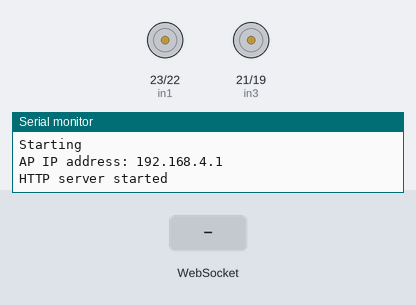
The sketch below on a simulated ESP8266 (NodeMCU). Shown: motor-driver pin pairs drawn as motors (green arrow = first pin HIGH = forward, orange = second pin HIGH = backward, longer = more drive, scaled by the enable pin), the last lines printed to the serial monitor. The test bench sets the inputs (shaded band).

Above: at 1.2 s.
1.3 s: WebSocket text "1" received
At 2.4 s:
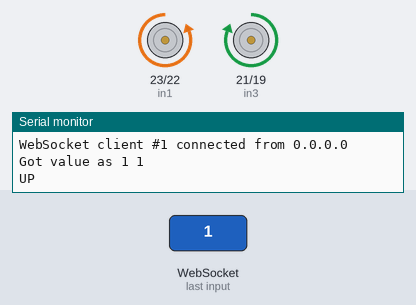
2.8 s: WebSocket text "2" received
At 3.5 s:
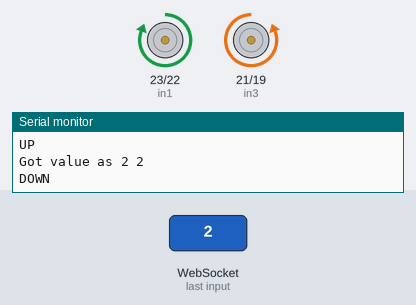
4.3 s: WebSocket text "3" received
At 4.7 s:
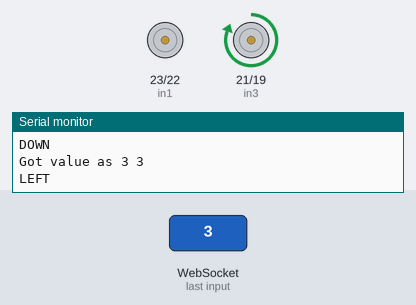
5.8 s: WebSocket text "4" received
At 7.0 s:
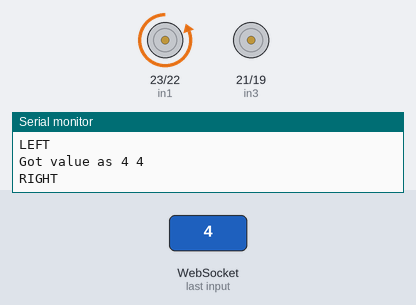
7.3 s: WebSocket text "5" received
At 8.2 s:
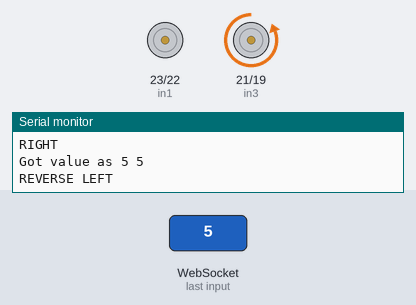
8.8 s: WebSocket text "90" received
At 9.3 s:
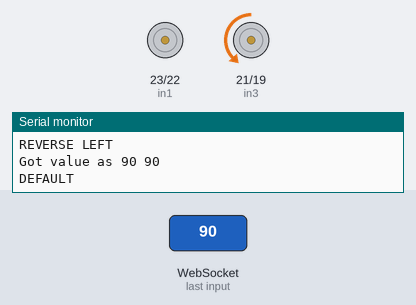
Timing chart, 0 to 11.3 s (numbered marks = the images above; inputs shaded):
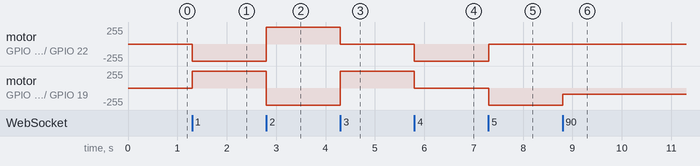

Measured:
- after the input at 1.3 s, motor on GPIO 23 (in1) / GPIO 22 (in2): stopped → backward 255/255 at once; motor on GPIO 21 (in3) / GPIO 19 (in4): stopped → forward 255/255 at once
- after the input at 2.8 s, motor on GPIO 23 (in1) / GPIO 22 (in2): backward 255/255 → forward 255/255 at once; motor on GPIO 21 (in3) / GPIO 19 (in4): forward 255/255 → backward 255/255 at once
- after the input at 4.3 s, motor on GPIO 23 (in1) / GPIO 22 (in2): forward 255/255 → stopped at once; motor on GPIO 21 (in3) / GPIO 19 (in4): backward 255/255 → forward 255/255 at once
- after the input at 5.8 s, motor on GPIO 23 (in1) / GPIO 22 (in2): stopped → backward 255/255 at once; motor on GPIO 21 (in3) / GPIO 19 (in4): forward 255/255 → stopped at once
- after the input at 7.3 s, motor on GPIO 23 (in1) / GPIO 22 (in2): backward 255/255 → stopped at once; motor on GPIO 21 (in3) / GPIO 19 (in4): stopped → backward 255/255 at once
- after the input at 8.8 s, motor on GPIO 21 (in3) / GPIO 19 (in4): backward 255/255 → backward 90/255 at once

The sketch:

Nomad_Control.ino
```cpp
#include <Arduino.h>
#ifdef ESP32
#include <WiFi.h>
#include <AsyncTCP.h>
#elif defined(ESP8266)
#include <ESP8266WiFi.h>
#include <ESPAsyncTCP.h>
#endif
#include <ESPAsyncWebServer.h>

#define enA 18
#define in1 23
#define in2 22
#define enB 5
#define in3 21
#define in4 19

#define UP 1
#define DOWN 2
#define LEFT 3
#define RIGHT 4
#define STOP 0
#define REVERSE_LEFT 5
#define REVERSE_RIGHT 6

int pwmVal = 255;

//SSID Config
const char* ssid     = "Nomad AP";
const char* password = "Nomad12345678";

AsyncWebServer server(80);  //Create web server using port 80
AsyncWebSocket ws("/ws");

//Web page which contains slider to control speed (change PWM) of the robot via a slider and control the robots direction via a press & hold button based contoller
const char* htmlHomePage PROGMEM = R"HTMLHOMEPAGE(
<!DOCTYPE html>
<html>
  <head>
  <meta name="viewport" content="width=device-width, initial-scale=1, maximum-scale=1, user-scalable=no">
    <style>
    /* Arrow icon css styling */
    .arrows {
      font-size:70px;
      color:white;
      text-align: center;
    }
    /* Stop icon css styling */
    .stop {
      font-size:50px;
      color:red;
      text-align: center
    }
    /* Control button css styling */
    td {
      background-color:#404040;
      border-radius:25%;
      box-shadow: 5px 5px #888888;
      text-align: center;
    }
    /* Control button css styling (when button is pressed, used to create pressed effect) */
    td:active {
      transform: translate(5px,5px);
      box-shadow: none;
    }

    /* Configures interactivity of slider per browser to ensure compatability with popular browsers */
    .noselect {
      -webkit-touch-callout: none; /* iOS Safari */
        -webkit-user-select: none; /* Safari */
         -khtml-user-select: none; /* Konqueror HTML */
           -moz-user-select: none; /* Firefox */
            -ms-user-select: none; /* Internet Explorer/Edge */
                user-select: none; /* Non-prefixed version, currently
                                      supported by Chrome and Opera */
    }

    /* Css container for slider */
    .slidecontainer {
      width: 100%; /* Width of the outside container */
      text-align: center;
    }

    /* PWM Slider */
    .slider {
      -webkit-appearance: none;  /* Override default CSS styles */
      appearance: none;
      width: 80%; /* Full-width */
      height: 25px; /* Specified height */
      background: #d3d3d3; /* Grey background */
      outline: none; /* Remove outline */
      opacity: 0.7; /* Set transparency (for mouse-over effects on hover) */
      -webkit-transition: .2s; /* 0.2 seconds transition on hover */
      transition: opacity .2s;
    }

    /* Mouse-over effects for slider */
    .slider:hover {
      opacity: 1; /* Fully shown on mouse-over */
    }

    /* The slider handle (use -webkit- (Chrome, Opera, Safari, Edge) and -moz- (Firefox) to override default look) */
    .slider::-webkit-slider-thumb {
      -webkit-appearance: none; /* Override default look */
      appearance: none;
      width: 25px; /* Set a specific slider handle width */
      height: 25px; /* Slider handle height */
      background: #008080; /* Green background */
      cursor: pointer; /* Cursor on hover */
    }

    .slider::-moz-range-thumb {
      width: 25px; /* Set a specific slider handle width */
      height: 25px; /* Slider handle height */
      background: #008080; /* Green background */
      cursor: pointer; /* Cursor on hover */
    }
    </style>
  </head>
  <body class="noselect" align="center" style="background-color:white">

    <h1 style="color: teal;text-align:center;font-family: Helvetica Neue,Helvetica,Arial,sans-serif;font-weight: bold;">'Nomad' Walker Wi-Fi Controller</h1>
    <h2 style="color: teal;text-align:center;font-family: Helvetica Neue,Helvetica,Arial,sans-serif;font-weight: normal;">by James Upfield</h2>

    <p style="color: teal;text-align:center;font-family: Helvetica Neue,Helvetica,Arial,sans-serif;font-weight: normal;">Press or drag the slider to change the speed of the robot</p>
    <div class="slidecontainer">
      <input type="range" min="100" max="255" value="255" class="slider" id="myRange">
      <p style="color: teal;text-align:center;font-family: Helvetica Neue,Helvetica,Arial,sans-serif;font-weight: normal;font-weight: bold;">Selected PWM Value: <span id="demo"></span></p>
    </div>

    <table id="mainTable" style="width:330px;margin:auto;table-layout:fixed" CELLSPACING=10>
      <tr>
        <td ontouchstart='onTouchStartAndEnd("3")' ontouchend='onTouchStartAndEnd("0")'><span class="arrows" >&#11017;</span></td>
        <td ontouchstart='onTouchStartAndEnd("1")' ontouchend='onTouchStartAndEnd("0")'><span class="arrows" >&#11014;</span></td>
        <td ontouchstart='onTouchStartAndEnd("4")' ontouchend='onTouchStartAndEnd("0")'><span class="arrows" >&#11016;</span></td>
      </tr>

      <tr>
        <td ontouchstart='onTouchStartAndEnd("0")' ontouchend='onTouchStartAndEnd("0")'><span class="arrows" style="color:#404040;" >&#11016;</span></td>
        <td ontouchstart='onTouchStartAndEnd("0")' ontouchend='onTouchStartAndEnd("0")'><span class="stop" >&#128721;</span></td>
        <td ontouchstart='onTouchStartAndEnd("0")' ontouchend='onTouchStartAndEnd("0")'><span class="arrows" style="color:#404040;" >&#11016;</span></td>
      </tr>

      <tr>
        <td ontouchstart='onTouchStartAndEnd("5")' ontouchend='onTouchStartAndEnd("0")'><span class="arrows" >&#11019;</span></td>
        <td ontouchstart='onTouchStartAndEnd("2")' ontouchend='onTouchStartAndEnd("0")'><span class="arrows" >&#11015;</span></td>
        <td ontouchstart='onTouchStartAndEnd("6")' ontouchend='onTouchStartAndEnd("0")'><span class="arrows" >&#11018;</span></td>
      </tr>
    </table>

    <script>
      var webSocketUrl = "ws:\/\/" + window.location.hostname + "/ws";
      var websocket;

      var slider = document.getElementById("myRange");
      var output = document.getElementById("demo");
      output.innerHTML = slider.value;

      slider.oninput = function() {
        output.innerHTML = this.value;
        websocket.send(this.value);
      }

      function initWebSocket()
      {
        websocket = new WebSocket(webSocketUrl);
        websocket.onopen    = function(event){};
        websocket.onclose   = function(event){setTimeout(initWebSocket, 2000);};
        websocket.onmessage = function(event){};
      }

      function onTouchStartAndEnd(value)
      {
        websocket.send(value);
      }

      window.onload = initWebSocket;
      document.getElementById("mainTable").addEventListener("touchend", function(event){
        event.preventDefault()
      });
    </script>

  </body>
</html>

)HTMLHOMEPAGE";


void processCarMovement(String inputValue)
{
  Serial.printf("Got value as %s %d\n", inputValue.c_str(), inputValue.toInt());
  Serial.println("");
  switch(inputValue.toInt())
  {
    case 1:
      Serial.println("UP");
      digitalWrite(in1, LOW);
      digitalWrite(in2, HIGH);

      digitalWrite(in3, HIGH);
      digitalWrite(in4, LOW);
      break;

    case 2:
      Serial.println("DOWN");
      digitalWrite(in1, HIGH);
      digitalWrite(in2, LOW);

      digitalWrite(in3, LOW);
      digitalWrite(in4, HIGH);
      break;

    case 3:
      Serial.println("LEFT");
      digitalWrite(in1, LOW);
      digitalWrite(in2, LOW);

      digitalWrite(in3, HIGH);
      digitalWrite(in4, LOW);
      break;

    case 4:
      Serial.println("RIGHT");
      digitalWrite(in1, LOW);
      digitalWrite(in2, HIGH);

      digitalWrite(in3, LOW);
      digitalWrite(in4, LOW);
      break;

    case 5:
      Serial.println("REVERSE LEFT");
      digitalWrite(in1, LOW);
      digitalWrite(in2, LOW);

      digitalWrite(in3, LOW);
      digitalWrite(in4, HIGH);
      break;

    case 6:
      Serial.println("REVERSE RIGHT");
      digitalWrite(in1, HIGH);
      digitalWrite(in2, LOW);

      digitalWrite(in3, LOW);
      digitalWrite(in4, LOW);
      break;

    case 0:
      Serial.println("STOP");
      digitalWrite(in1, LOW);
      digitalWrite(in2, LOW);

      digitalWrite(in3, LOW);
      digitalWrite(in4, LOW);
      break;

    default:
      Serial.println("DEFAULT");

      pwmVal = inputValue.toInt();

      break;
  }
}

void handleRoot(AsyncWebServerRequest *request)
{
  request->send_P(200, "text/html", htmlHomePage);
}

void handleNotFound(AsyncWebServerRequest *request)
{
    request->send(404, "text/plain", "File Not Found");
}


void onWebSocketEvent(AsyncWebSocket *server,
                      AsyncWebSocketClient *client,
                      AwsEventType type,
                      void *arg,
                      uint8_t *data,
                      size_t len)
{
  switch (type)
  {
    case WS_EVT_CONNECT:
      Serial.printf("WebSocket client #%u connected from %s\n", client->id(), client->remoteIP().toString().c_str());
      Serial.println("");
      //client->text(getRelayPinsStatusJson(ALL_RELAY_PINS_INDEX));
      break;
    case WS_EVT_DISCONNECT:
      Serial.printf("WebSocket client #%u disconnected\n", client->id());
      Serial.println("");
      processCarMovement("0");
      break;
    case WS_EVT_DATA:
      AwsFrameInfo *info;
      info = (AwsFrameInfo*)arg;
      if (info->final && info->index == 0 && info->len == len && info->opcode == WS_TEXT)
      {
        std::string myData = "";
        myData.assign((char *)data, len);
        processCarMovement(myData.c_str());
      }
      break;
    case WS_EVT_PONG:
    case WS_EVT_ERROR:
      break;
    default:
      break;
  }
}


void setup(void)
{
  //setUpPinModes();
  pinMode(enA, OUTPUT);
  pinMode(enB, OUTPUT);
  pinMode(in1, OUTPUT);
  pinMode(in2, OUTPUT);
  pinMode(in3, OUTPUT);
  pinMode(in4, OUTPUT);

  digitalWrite(in1, LOW);
  digitalWrite(in2, LOW);
  digitalWrite(in3, LOW);
  digitalWrite(in4, LOW);

  Serial.begin(115200);

  Serial.println("Starting");

  WiFi.softAP(ssid, password);
  IPAddress IP = WiFi.softAPIP();
  Serial.print("AP IP address: ");
  Serial.println(IP);

  server.on("/", HTTP_GET, handleRoot);
  server.onNotFound(handleNotFound);

  ws.onEvent(onWebSocketEvent);
  server.addHandler(&ws);

  server.begin();
  Serial.println("HTTP server started");
}

void loop()
{
  ws.cleanupClients();
  //Serial.printf("enA: %d, enB: %d", pwmVal, pwmVal);
  // Serial.println("");
  analogWrite(enA, pwmVal); // Send PWM signal to L298N Enable pin
  analogWrite(enB, pwmVal); // Send PWM signal to L298N Enable pin
}
```
